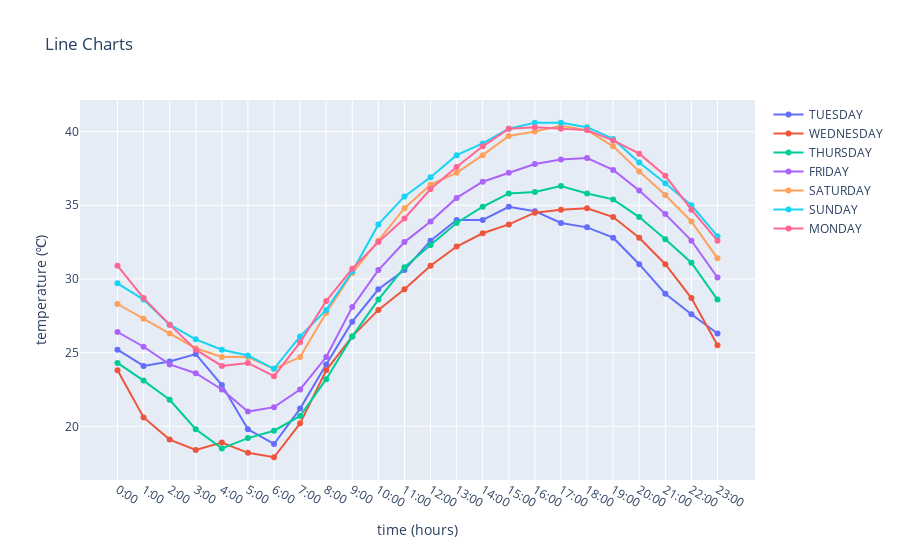

Here is the notebook cell this chart was saved with:
### Markdown cell above
We can plot this:

### Code cell
pyo.iplot(fig)

### Figure 1 — Plotly figure (JSON) as saved in the notebook; plotly's stock layout.template omitted (floating-point values rounded to 4 significant figures)
{"data": [{"mode": "markers+lines", "name": "TUESDAY", "type": "scatter", "x": ["0:00", "1:00", "2:00", "3:00", "4:00", "5:00", "6:00", "7:00", "8:00", "9:00", "10:00", "11:00", "12:00", "13:00", "14:00", "15:00", "16:00", "17:00", "18:00", "19:00", "20:00", "21:00", "22:00", "23:00"], "y": [25.2, 24.1, 24.4, 24.9, 22.8, 19.8, 18.8, 21.2, 24.2, 27.1, 29.3, 30.6, 32.6, 34, 34, 34.9, 34.6, 33.8, 33.5, 32.8, 31, 29, 27.6, 26.3]}, {"mode": "markers+lines", "name": "WEDNESDAY", "type": "scatter", "x": ["0:00", "1:00", "2:00", "3:00", "4:00", "5:00", "6:00", "7:00", "8:00", "9:00", "10:00", "11:00", "12:00", "13:00", "14:00", "15:00", "16:00", "17:00", "18:00", "19:00", "20:00", "21:00", "22:00", "23:00"], "y": [23.8, 20.6, 19.1, 18.4, 18.9, 18.2, 17.9, 20.2, 23.8, 26.1, 27.9, 29.3, 30.9, 32.2, 33.1, 33.7, 34.5, 34.7, 34.8, 34.2, 32.8, 31, 28.7, 25.5]}, {"mode": "markers+lines", "name": "THURSDAY", "type": "scatter", "x": ["0:00", "1:00", "2:00", "3:00", "4:00", "5:00", "6:00", "7:00", "8:00", "9:00", "10:00", "11:00", "12:00", "13:00", "14:00", "15:00", "16:00", "17:00", "18:00", "19:00", "20:00", "21:00", "22:00", "23:00"], "y": [24.3, 23.1, 21.8, 19.8, 18.5, 19.2, 19.7, 20.7, 23.2, 26.1, 28.6, 30.8, 32.3, 33.8, 34.9, 35.8, 35.9, 36.3, 35.8, 35.4, 34.2, 32.7, 31.1, 28.6]}, {"mode": "markers+lines", "name": "FRIDAY", "type": "scatter", "x": ["0:00", "1:00", "2:00", "3:00", "4:00", "5:00", "6:00", "7:00", "8:00", "9:00", "10:00", "11:00", "12:00", "13:00", "14:00", "15:00", "16:00", "17:00", "18:00", "19:00", "20:00", "21:00", "22:00", "23:00"], "y": [26.4, 25.4, 24.2, 23.6, 22.5, 21, 21.3, 22.5, 24.7, 28.1, 30.6, 32.5, 33.9, 35.5, 36.6, 37.2, 37.8, 38.1, 38.2, 37.4, 36, 34.4, 32.6, 30.1]}, {"mode": "markers+lines", "name": "SATURDAY", "type": "scatter", "x": ["0:00", "1:00", "2:00", "3:00", "4:00", "5:00", "6:00", "7:00", "8:00", "9:00", "10:00", "11:00", "12:00", "13:00", "14:00", "15:00", "16:00", "17:00", "18:00", "19:00", "20:00", "21:00", "22:00", "23:00"], "y": [28.3, 27.3, 26.3, 25.3, 24.7, 24.7, 23.9, 24.7, 27.7, 30.4, 32.6, 34.8, 36.4, 37.2, 38.4, 39.7, 40, 40.4, 40.1, 39, 37.3, 35.7, 33.9, 31.4]}, {"mode": "markers+lines", "name": "SUNDAY", "type": "scatter", "x": ["0:00", "1:00", "2:00", "3:00", "4:00", "5:00", "6:00", "7:00", "8:00", "9:00", "10:00", "11:00", "12:00", "13:00", "14:00", "15:00", "16:00", "17:00", "18:00", "19:00", "20:00", "21:00", "22:00", "23:00"], "y": [29.7, 28.6, 26.9, 25.9, 25.2, 24.8, 23.9, 26.1, 27.9, 30.5, 33.7, 35.6, 36.9, 38.4, 39.2, 40.2, 40.6, 40.6, 40.3, 39.5, 37.9, 36.5, 35, 32.9]}, {"mode": "markers+lines", "name": "MONDAY", "type": "scatter", "x": ["0:00", "1:00", "2:00", "3:00", "4:00", "5:00", "6:00", "7:00", "8:00", "9:00", "10:00", "11:00", "12:00", "13:00", "14:00", "15:00", "16:00", "17:00", "18:00", "19:00", "20:00", "21:00", "22:00", "23:00"], "y": [30.9, 28.7, 26.9, 25.2, 24.1, 24.3, 23.4, 25.7, 28.5, 30.7, 32.5, 34.1, 36.1, 37.6, 39, 40.2, 40.3, 40.2, 40.1, 39.4, 38.5, 37, 34.7, 32.6]}], "layout": {"autosize": true, "hovermode": "closest", "title": {"text": "Line Charts"}, "xaxis": {"autorange": true, "range": [-1.387, 24.39], "title": {"text": "time (hours)"}, "type": "category"}, "yaxis": {"autorange": true, "range": [16.03, 42.47], "title": {"text": "temperature (℃)"}, "type": "linear"}}}
